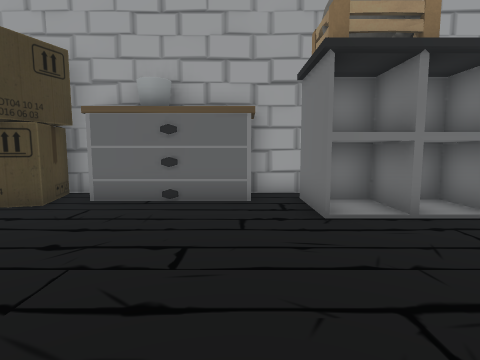
[1] (above)

18 first-person views from a walk through a scene from a Unity 3-D project. The camera is 1.2 m above the floor, tilts 6° down and sees 80° across. The floor is counted in squares, 1 m on a side. Each view is taken from the middle of a square. On the plan, view 1 faces up. The plan holds only what a view shows up to about 13 squares ahead; the rest is blank. The place goes on beyond the plan. Some surface patterns are stand-ins.

[2]
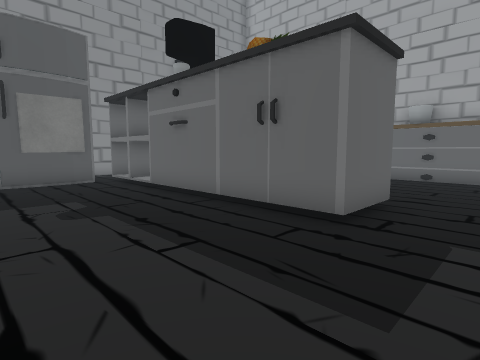

[3]
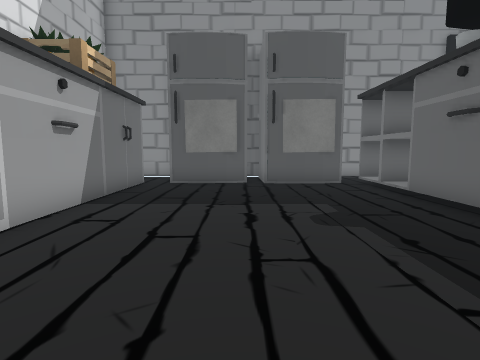

[4]
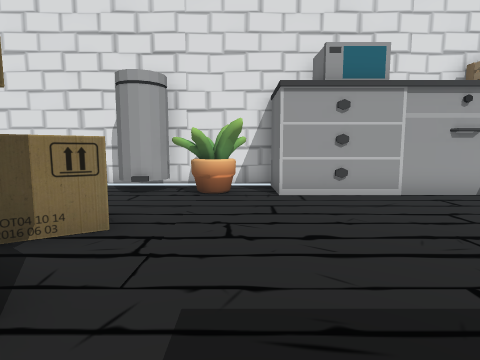

[5]
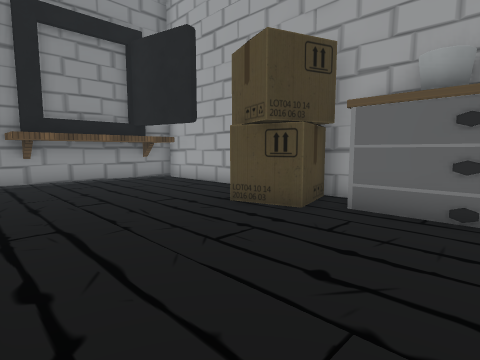

[6]
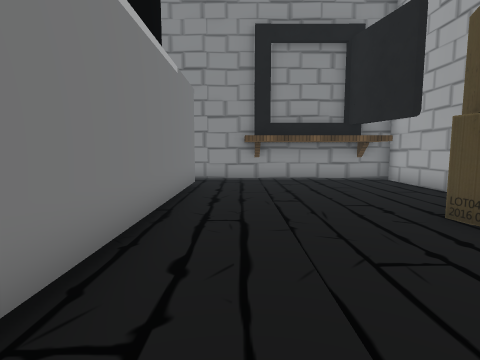

[7]
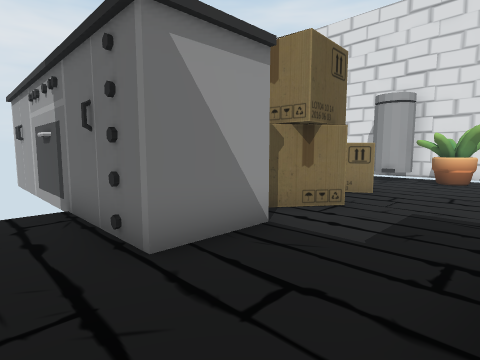

[8]
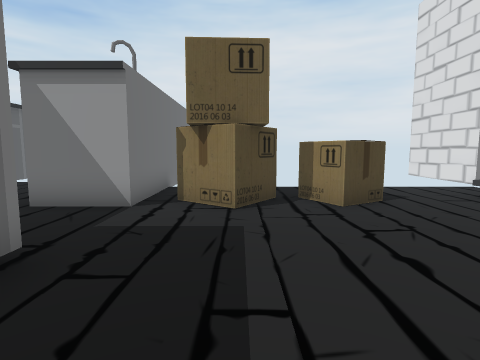

[9]
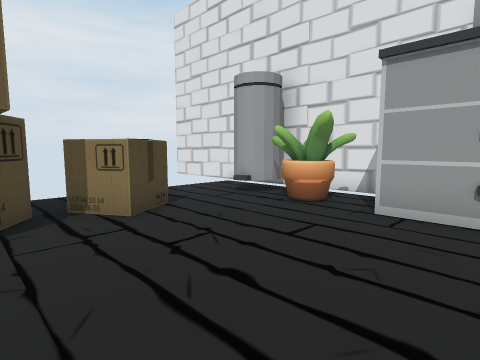

[10]
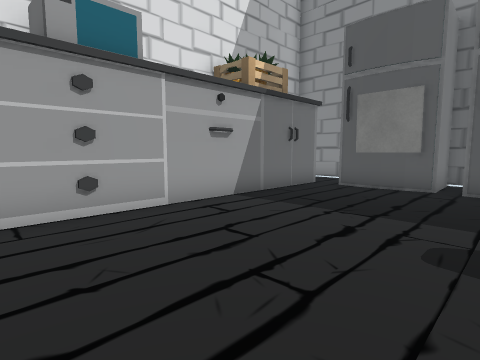

[11]
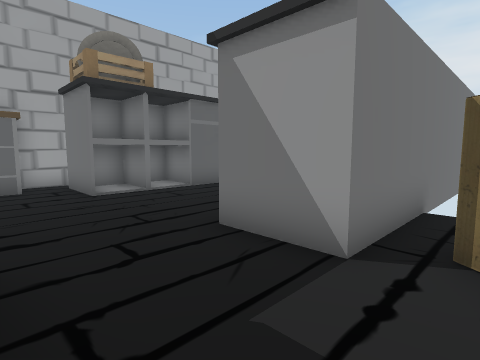

[12]
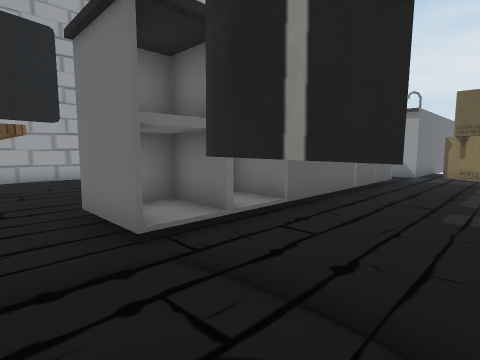

[13]
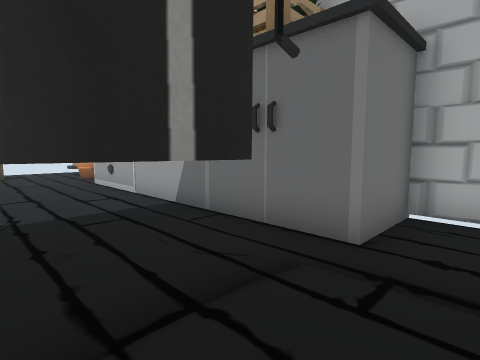

[14]
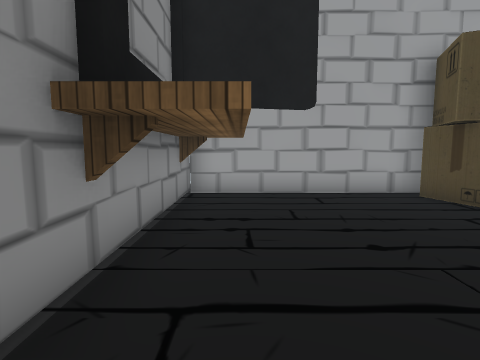

[15]
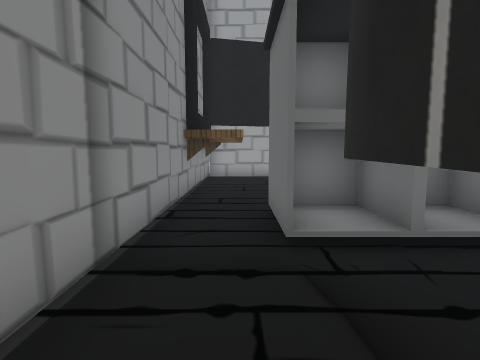

[16]
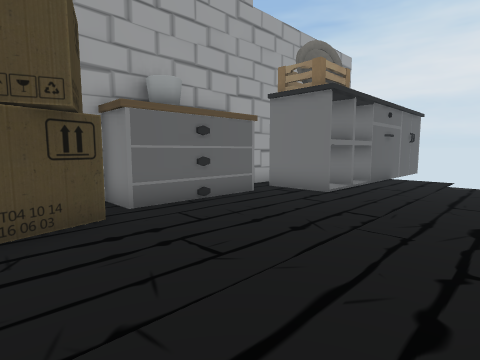

[17]
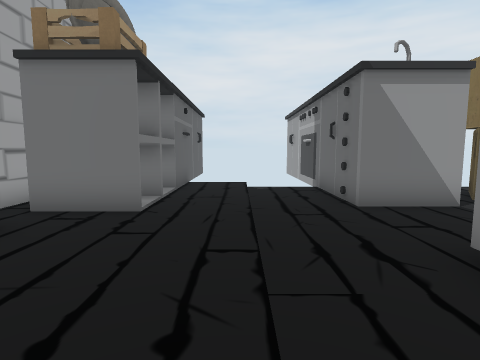

[18]
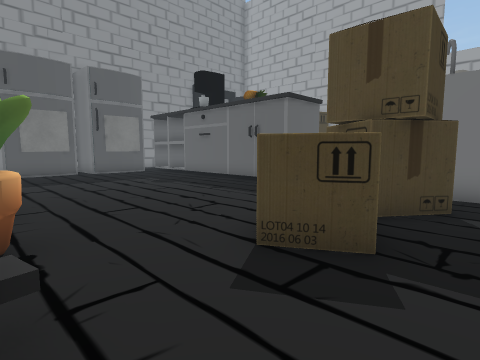

### Floor plan
Key: @ floor where view 1 was taken; # wall or solid block; . floor; ^ raised ledge; B bin; K bookshelf; O other object.
Columns run from 13 left of view 1 to 7 right of it. Each row starts with its distance up from view 1.
  8 .#########O  O###
  7 KKK....OOOOOOO.####
  6 KKK....OOO.....#^ #
  5 KKK............^.^###
  4 KKK.................
  3 KKK.................
  2 KKK................
  1 #..................#
  0 #..######## #@.#####
 -1 #..######## #..#####
 -2 #..##########..#####
 -3 #..O...........OOO
 -4 # .O...........OOO.
 -5 #...............O..
 -6 #..O...........OO..
 -7   .O...........OOO.
 -8  ..O...............
 -9 #.............O....
-10 #..######^^O^OOBB..
-11 #..#        #OOBB..
-12 ####        ########

Positions as (right, up) in squares from view 1, and headings:
1: (0, 0), facing up
2: (1, -6), facing up-left
3: (0, -6), facing left
4: (0, -2), facing down
5: (-1, 1), facing up-left
6: (-1, 2), facing left
7: (-1, 2), facing down-right
8: (-4, -4), facing right
9: (-3, -4), facing down-right
10: (-1, -4), facing down-left
11: (-1, -3), facing up-right
12: (-12, -5), facing up-right
13: (-12, -6), facing down-right
14: (-11, 0), facing up
15: (-11, -5), facing up
16: (-6, 1), facing up-right
17: (-4, 3), facing right
18: (5, -10), facing up-left
